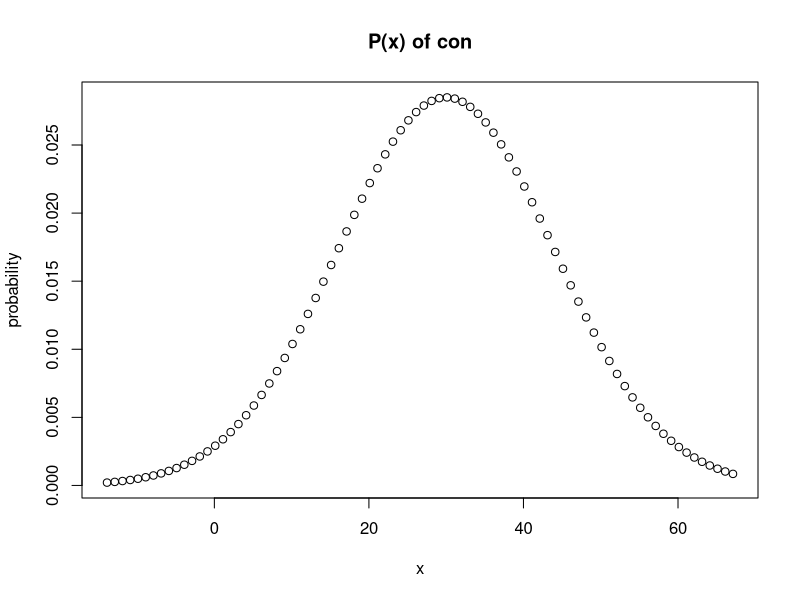
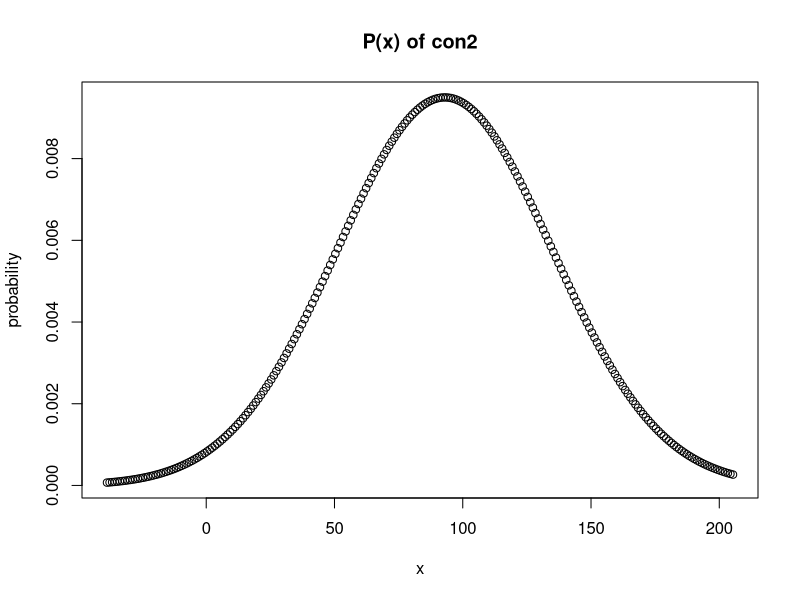
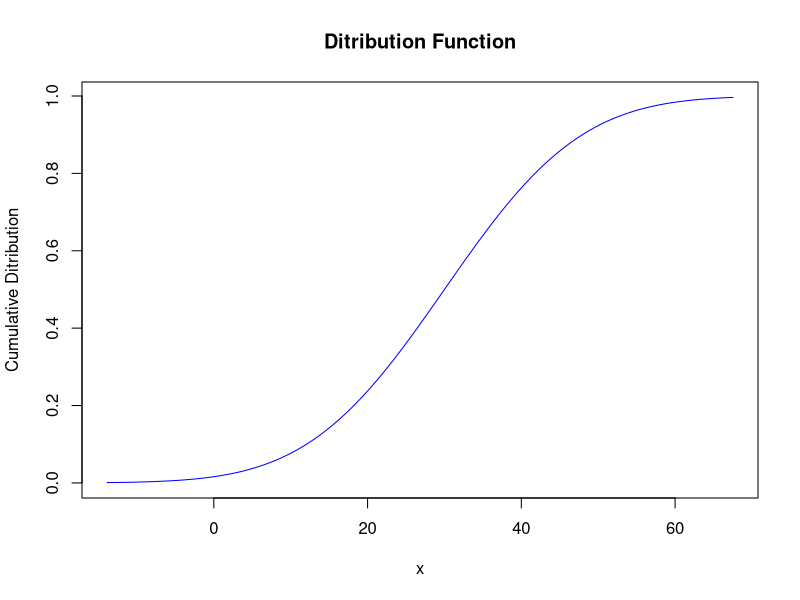
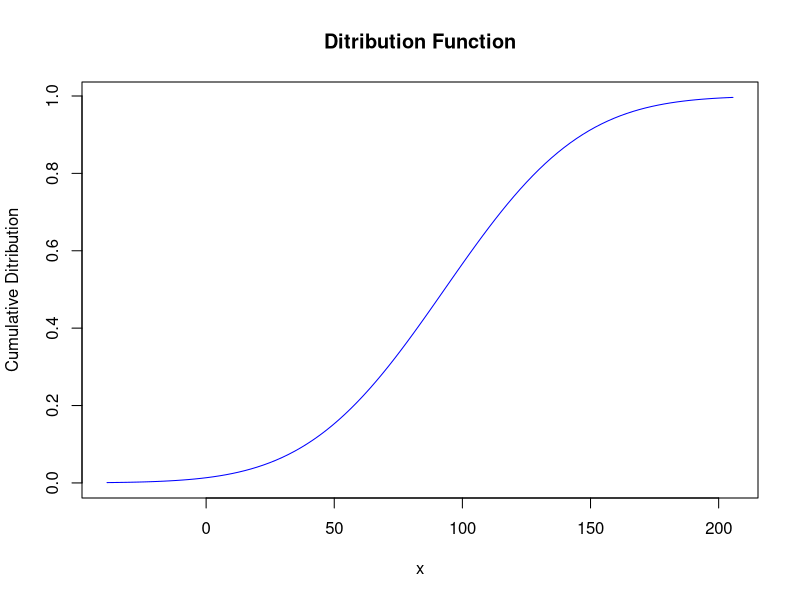
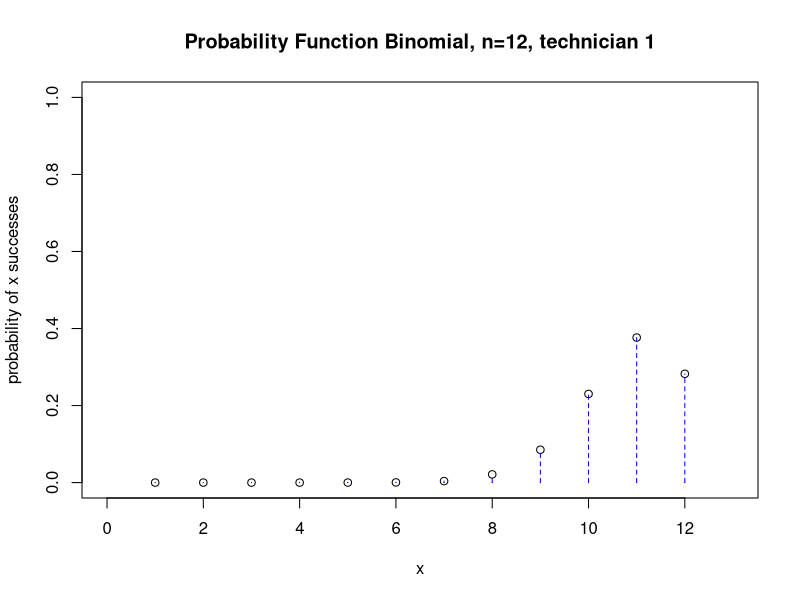
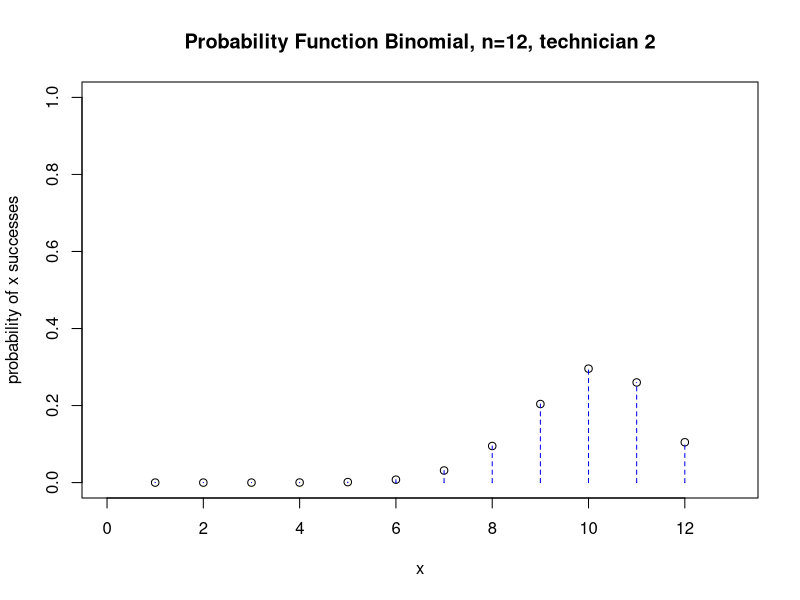
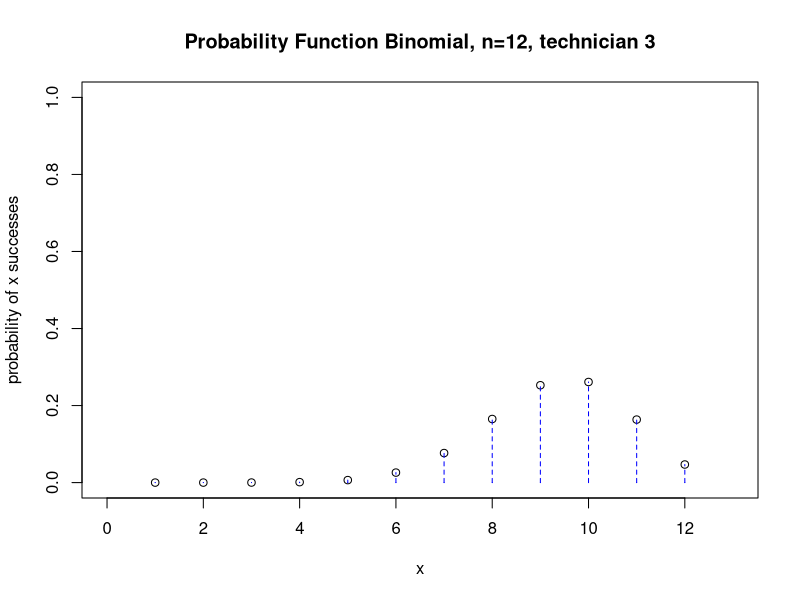
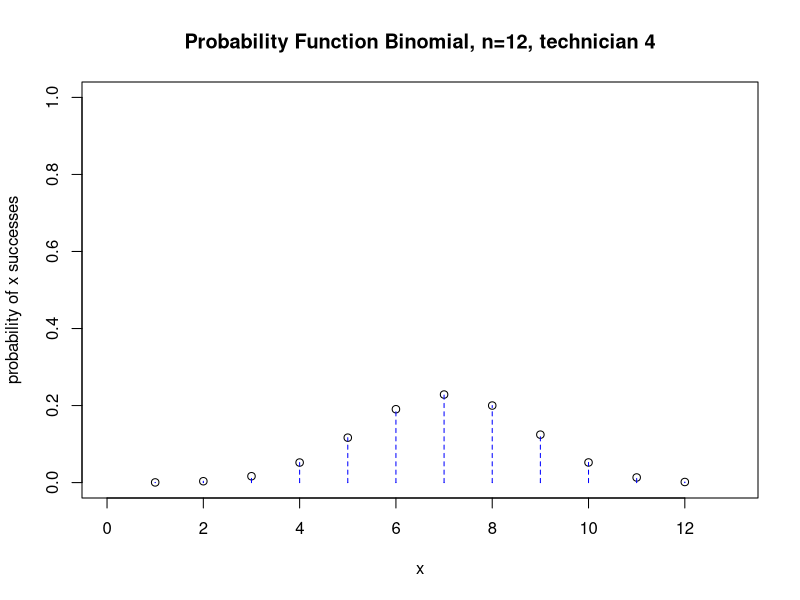

Generate these figures, in order, with R:
# 1.1
manzanas = rnorm(500, mean=200, sd=30)
manzanas
# 1.2
sel1 = manzanas[manzanas>=170]
sel2 = sel1[sel1 <= 230]
sel2
perc = length(sel2)/length(manzanas)*100
perc
# 1.3
naranjas = rnorm(300, mean=150, sd=45)
naranjas
# 1.4
sel3 = naranjas[naranjas>=105]
sel4 = sel3[sel3 <= 195]
sel4
perc2 = length(sel4)/length(naranjas)*100
perc2

# 2.1
con = rnorm(400, mean=30, sd=14)
mean1 = mean(con)
median1 = median(con)
range1 = range(con)[2] - range(con)[1]
iqr1 = IQR(con)
sd1 = sd(con)
mean1
median1
range1
iqr1
sd1

con2 = con*3 + 3
mean2 = mean(con2)
median2 = median(con2)
range2 = range(con2)[2] - range(con2)[1]
iqr2 = IQR(con2)
sd2 = sd(con2)
mean2
median2
range2
iqr2
sd2

con
con2

plot(x=c(min(con):max(con)), y=dnorm(c(min(con):max(con)), mean=30, 14),
     xlab="x", ylab="probability", main=c("P(x) of con"))

plot(x=c(min(con2):max(con2)), y=dnorm(c(min(con2):max(con2)), mean=93, 42),
     xlab="x", ylab="probability", main=c("P(x) of con2"))

x = c(min(con):max(con))
curve(pnorm(x, mean=30, sd=14), xlim=c(min(con),max(con)), col="blue", ylab="Cumulative Ditribution",
      main="Ditribution Function")

x = c(min(con2):max(con2))
curve(pnorm(x, mean=93, sd=42), xlim=c(min(con2),max(con2)), col="blue", ylab="Cumulative Ditribution",
      main="Ditribution Function")

# 4.1
# TECHNICIAN 1
p_success = 45/50
12*p_success
aux = rep(0,24) # repeat
aux[seq(2,24,2)] = dbinom(c(1:12), size=12, prob=p_success)
plot(x=c(1:12), y=dbinom(c(1:12), size=12, prob=p_success),
     ylim=c(0,1), xlim=c(0,13), xlab="x", ylab="probability of x successes",
     main="Probability Function Binomial, n=12, technician 1")
lines(x=rep(1:12, each=2), y=aux, type="h", lty=2, col="blue")

# TECHNICIAN 2
p_success = 29/35
12*p_success
aux = rep(0,24) # repeat
aux[seq(2,24,2)] = dbinom(c(1:12), size=12, prob=p_success)
plot(x=c(1:12), y=dbinom(c(1:12), size=12, prob=p_success),
     ylim=c(0,1), xlim=c(0,13), xlab="x", ylab="probability of x successes",
     main="Probability Function Binomial, n=12, technician 2")
lines(x=rep(1:12, each=2), y=aux, type="h", lty=2, col="blue")

# TECHNICIAN 3
p_success = 31/40
12*p_success
aux = rep(0,24) # repeat
aux[seq(2,24,2)] = dbinom(c(1:12), size=12, prob=p_success)
plot(x=c(1:12), y=dbinom(c(1:12), size=12, prob=p_success),
     ylim=c(0,1), xlim=c(0,13), xlab="x", ylab="probability of x successes",
     main="Probability Function Binomial, n=12, technician 3")
lines(x=rep(1:12, each=2), y=aux, type="h", lty=2, col="blue")

# 4.4
p_success = 45/50
p1 = dbinom(10, size=12, prob=p_success)
p1
p_success = 29/35
p2 = dbinom(10, size=12, prob=p_success)
p2
p_success = 31/40
p3 = dbinom(10, size=12, prob=p_success)
p3


# 4.5
x_value = 6
num_of_trials_in_event = 12
p_success = 45/50
p1 = pbinom(x_value, size=num_of_trials_in_event, prob=p_success) # F(X<=x)
p1
p_success = 29/35
p2 = pbinom(x_value, size=num_of_trials_in_event, prob=p_success) # F(X<=x)
p2
p_success = 31/40
p3 = pbinom(x_value, size=num_of_trials_in_event, prob=p_success) # F(X<=x)
p3

# 4.6
# NEW TECHNICIAN
p_success = 7/12
aux = rep(0,24) # repeat
aux[seq(2,24,2)] = dbinom(c(1:12), size=12, prob=p_success)
plot(x=c(1:12), y=dbinom(c(1:12), size=12, prob=p_success),
     ylim=c(0,1), xlim=c(0,13), xlab="x", ylab="probability of x successes",
     main="Probability Function Binomial, n=12, technician 4")
lines(x=rep(1:12, each=2), y=aux, type="h", lty=2, col="blue")

# 5.2
dpois(35, lambda=20)
dpois(35, lambda=30)
dpois(35, lambda=40)

# poisson probability function plot
lambda = 40
n = 60

# rep: repeat zeros n times: array
aux = rep(0, (n+1)*2)
# the indices seq(2,(n+1)*2,2) leave dpois, 0, dpois, 0, etc (dpois in even spots)
aux[seq(2,(n+1)*2,2)] = dpois(c(0:n), lambda = lambda)

# max dpois value for ylim
ymax = max(dpois(0:n, lambda=lambda))

plot(x=c(0:n), y=dpois(c(0:n), lambda = lambda), ylim=c(0,ymax), xlim=c(-1,n+1), xlab="x", ylab="probability", main="Probability Function")
# y aux: dpois height, 0 height, dpois height, 0, etc
# x=rep(0:n, each=2): 1 1 2 2 3 3 4 4 ... n n
lines(x=rep(0:n, each=2), y=aux, pch=21, type="h", lty=2, col="blue")



